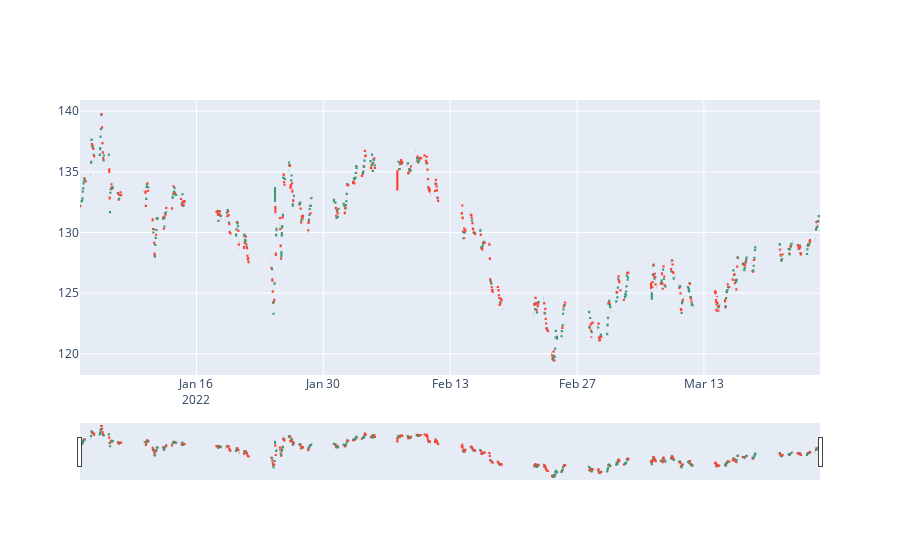

Here is the notebook cell this chart was saved with:
### Code cell
sample = df.last('3M')

fig = go.Figure(data=[go.Candlestick(x=sample.index,
                open=sample['open'],
                high=sample['high'],
                low=sample['low'],
                close=sample['close'])])

fig.show()

### Figure 1 — Plotly figure (JSON) as saved in the notebook; plotly's stock layout.template omitted (floating-point values rounded to 4 significant figures; data arrays with more than 128 entries replaced by an {"elided": "..."} marker saying what was removed)
{"data": [{"close": {"elided": "805 float values"}, "high": {"elided": "805 float values"}, "low": {"elided": "805 float values"}, "open": {"elided": "805 float values"}, "type": "candlestick", "x": {"elided": "805 str values"}}], "layout": {}}
